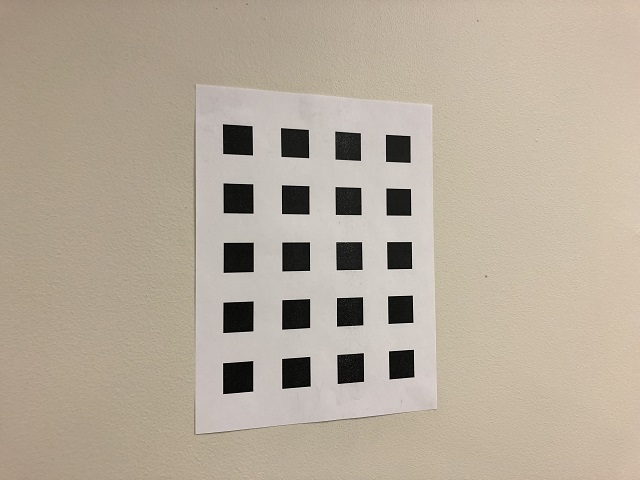
#> input picture Homework_8/Data/dataset2/IMG_2058.JPG, 640 x 480 px; its folder holds only this picture in this run
$ python hw8.py   (Python 2 division)
#> lines starting #> are read from the running program, lines starting #| are printed output that depends on the picture; after the words box and inside, x2 and y2 are one past the last pixel; in counts of white or black regions, pixels touching at a corner belong together
### Homework_8/helpers.py
import numpy as np
import cv2
from matplotlib import pyplot as plt
from scipy.spatial.distance import pdist
import sys, os, time
from helpers import *
import glob
from copy import deepcopy
from NonlinearLeastSquares import NonlinearLeastSquares as NLS

# [32 lines left out: function get_v_rep, not called in this run]

def get_world_coordinates(pattern_size, unit_size, homo = False, display = False):
	'''
	Description:
		Compute the world coordinates of the checkerboard pattern of given size.
		Returns the word coo. in raster scan order i.e. row by row starting from the first row.
	Input arguments:
		* pattern_size = (height, width). For instance (9, 7) ==> (NUM_HORZ_LINES-1, NUM_VERT_LINES-1)
			* width: width of the pattern in terms of no. of blocks along x - axis.
			* height: height of the pattern in terms of no. of blocks along y - axis.
		* unit_size: A floating point value indicating the size of the block.
	Return:
		* mat: A 2D np.ndarray. Each row is the world point (x, y) either in physical or homogeneous coordinates.
			* It looks like [[x1, y1, 1], [x2, y2, 1], ...]
	'''
	height, width = pattern_size
	height = height + 1
	width = width + 1

	mat = []
	for yidx in range(height):
		for xidx in range(width):
			if(homo):
				mat.append([xidx*unit_size, yidx*unit_size, 1])
			else:
				mat.append([xidx*unit_size, yidx*unit_size])

	## Display the world coordinates for debugging purposes.
	if(display):
		scale = 20
		offset_x = 50
		offset_y  = 50
		img_width = int(width*unit_size*scale) + offset_x
		img_height = int(height * unit_size*scale) + offset_y
		img = 255 * np.ones((img_height, img_width, 3), dtype = np.uint8)
		for row in mat:
			x, y = int(row[0]*scale+offset_x), int(row[1]*scale+offset_y)
			cv2.circle(img, (x, y), 5, color = (255, 0, 0))
			cv2.imshow('World points', img)
			cv2.waitKey(0)

	return np.array(mat)

def order_lines(lines, type = 'h'):
	'''
	lines: list of elements. Each element is of form [x1, y1, x2, y2]
	type: 'h' for horizontal lines and 'v' for vertical lines
	'''
	intercept_list = []
	for idx, line in enumerate(lines):
		x1, y1, x2, y2 = tuple(line.tolist())
		line = np.cross([x1, y1, 1], [x2, y2, 1])
		if(type == 'h'):
			intercept = -1 * line[2] / line[1]
		elif(type == 'v'):
			intercept = -1 * line[2] / line[0]
		else:
			raise Exception('type should be "h" or "v"')
		intercept_list.append(intercept)
	argsort = np.argsort(intercept_list)
	return lines[argsort, :]

def plot_lines(img, lines, color = (0,255,25)):
	'''
	img: 2D or 3D np.ndarray
	lines: list of elements. Each element is a list: it looks like [x1, y1, x2, y2]
	'''
	img = np.copy(img)
	for line in lines:
		x1, y1, x2, y2 = tuple(line)
		cv2.line(img,(x1,y1),(x2,y2),color,2)
	cv2.imshow('Lines', img)
	cv2.waitKey(5)
	return img

def filter_white_points(img, points, kernel_sz = 10, thresh = 150, debug = False):
	'''
	points: 2D/3D np.ndarray. Rows look like [x1, y1].
	'''
	img = np.copy(img)
	flags = np.zeros(points.shape[0]).astype(int) == 0
	for idx, point in enumerate(points):
		point = point.astype(int)
		x, y = point[0], point[1]
		if(img.ndim == 2):
			temp = img[y-kernel_sz:y+kernel_sz, x-kernel_sz:x+kernel_sz].flatten()
		else:
			temp = img[y-kernel_sz:y+kernel_sz, x-kernel_sz:x+kernel_sz, :].flatten()
		max_min_diff = np.max(temp) - np.min(temp)
		if(debug):
			cv2.circle(img, (x, y), 10, color = [255, 0, 0])
			print max_min_diff
		if(max_min_diff < thresh):
			flags[idx] = False
		if(debug):
			cv2.imshow('', img)
			cv2.waitKey(0)
	return flags

def intersect_lines(pair1, pair2):
	'''
	pair1: A list [x1, y1, x2, y2], where (x1, y1) and (x2, y2) are start and end points of the line
	pair2: A list [x1, y1, x2, y2], where (x1, y1) and (x2, y2) are start and end points of the line
	'''
	line1 = np.cross([pair1[0], pair1[1], 1], [pair1[2], pair1[3], 1])
	line2 = np.cross([pair2[0], pair2[1], 1], [pair2[2], pair2[3], 1])
	point = np.cross(line1, line2)
	point = point / point[-1]
	return point[:-1].tolist()

def filter(M, thresh):
	'''
	Description:
		* Filters the rows in M. Eliminate the rows in M are
		 very close according to euclidean norm between rows.
	M: 2D np.ndarray. Rows are features
	'''
	M = deepcopy(M)
	if(M.ndim == 1):
		M = M.reshape(-1, 1)
	flags = np.zeros(M.shape[0]).astype(int) == 0
	dist_mat = dist_mat_mat(M, M)
	max_val = 2 * np.max(M.flatten()) # Some big value
	for idx, row in enumerate(dist_mat):
		row[:idx+1] = max_val
		nz_ids = np.nonzero(row < thresh)[0]
		flags[nz_ids] = False
	return flags, M[flags, :]

# [19 lines left out: function rth_to_xy, not called in this run]

def find_checkerboard_points(img_path, pattern_size, unit_size, display = False, out_dir = ''):
	'''
	Description:
		Return checker board edges
	Input arguments:
		img_path: Absolute path to the image of a checker board pattern
		* pattern_size = (height, width). For instance (9, 7) ==> (NUM_HORZ_LINES-1, NUM_VERT_LINES-1)
			* width: width of the pattern in terms of no. of blocks along x - axis.
			* height: height of the pattern in terms of no. of blocks along y - axis.
	Return:
		Return lines of checker board pattern in the form of rho and theta
	'''
#> called with img_path = './Data/dataset2/IMG_2058.JPG', pattern_size = (9, 7), unit_size = 25, display = True, out_dir = '.\\Data\\results/dataset2'

	if(not os.path.isfile(img_path)):
		raise IOError('ERROR! ' + img_path + ' does NOT exists !!')

	num_horz_lines = pattern_size[0] + 1
	num_vert_lines = pattern_size[1] + 1

	color_img = cv2.imread(img_path)
#> color_img is the input picture: shape (480, 640, 3); mean B, G, R 154.4, 170, 181.8
	img = cv2.imread(img_path, 0) # Read image as grayscale
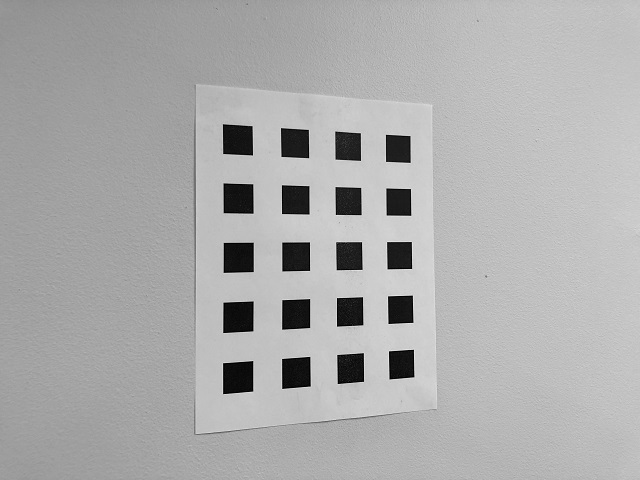
#> img: shape (480, 640); min 0, max 233, mean 171.8
	height, width = img.shape
#> height = 480; width = 640
	diag_length = np.max([width, height])
#> diag_length = 640

	## Apply Canny edge detector
	edges = cv2.Canny(img, 100, 200)
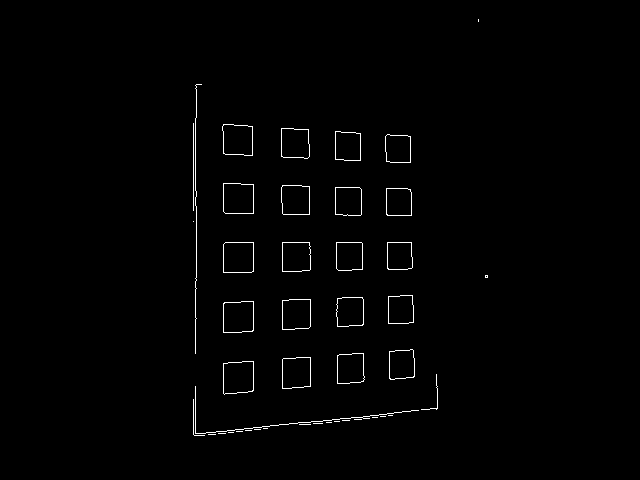
#> edges: shape (480, 640); 0.99% white in thin lines or dots, all inside (x1, y1, x2, y2) = (193, 19, 488, 436)

	## Apply Hough transform to detect the edges
	lines = cv2.HoughLines(edges, 1, np.pi/180, 50) # (_ x 1 x 2)
#> lines = 43 rows, first 8: [195, 0], [223, 0], [452, 1.47], [193, 0], [200, 0.0175], [253, 0], [457, 1.45], [242, 1.57]
	lines = np.reshape(lines, (lines.shape[0], lines.shape[2])) # (_ x 2)
#> lines = 43 pairs, first value -407 to 463, second value 0 to 3.12

	h_lines = []
	v_lines = []

	for line in lines:
		rho, theta = line[0], line[1]
		a = np.cos(theta)
		b = np.sin(theta)
		x0 = a*rho
		y0 = b*rho
		x1 = int(x0 + 1000*(-b))
		y1 = int(y0 + 1000*(a))
		x2 = int(x0 - 1000*(-b))
		y2 = int(y0 - 1000*(a))
		# if(display): cv2.line(color_img,(x1,y1),(x2,y2),(0,255,25),2)
		if np.abs(np.cos(theta)) > np.abs(np.sin(theta)):
			v_lines.append([x1, y1, x2, y2])
		else:
			h_lines.append([x1, y1, x2, y2])
#> this loop made 43 passes
#> (rho, theta, a, b, x0, y0, x1, y1) on passes 1 to 12: (195, 0, 1, 0, 195, 0, 195, 1000), (223, 0, 1, 0, 223, 0, 223, 1000), (452, 1.47, 0.105, 0.995, 47.25, 449.5, -947, 554), (193, 0, 1, 0, 193, 0, 193, 1000), (200, 0.0175, 1, 0.0175, 200, 3.49, 182, 1003), (253, 0, 1, 0, 253, 0, 253, 1000), (457, 1.45, 0.122, 0.993, 55.69, 453.6, -936, 575), (242, 1.57, -4.37e-08, 1, -1.06e-05, 242, -1000, 241), (-407, 3.12, -1, 0.0175, 406.9, -7.1, 389, -1006), (282, 0, 1, 0, 282, 0, 282, 1000), (-192, 3.12, -1, 0.0175, 192, -3.35, 174, -1003), (454, 1.47, 0.105, 0.995, 47.46, 451.5, -947, 556)
#> after the loop, h_lines = 21 items, first 6: [-947, 554, 1041, 344], [-936, 575, 1048, 331], [-1000, 241, 999, 242], [-947, 556, 1041, 346], [-957, 532, 1035, 358], [-995, 293, 1004, 258]; v_lines = 22 items, first 6: [195, 1000, 195, -1000], [223, 1000, 223, -1000], [193, 1000, 193, -1000], [182, 1003, 217, -996], [253, 1000, 253, -1000], [389, -1006, 424, 992]

	h_lines = order_lines(np.array(h_lines), type = 'h')
#> the loop in order_lines, `for idx, line in enumerate(lines):` made 21 passes
#> (x1, y1, x2, y2, intercept) on passes 1 to 12: (-947, 554, 1041, 344, 453), (-936, 575, 1048, 331, 459), (-1000, 241, 999, 242, 241), (-947, 556, 1041, 346, 455), (-957, 532, 1035, 358, 448), (-995, 293, 1004, 258, 275), (-1005, 139, 993, 209, 174), (-971, 445, 1023, 306, 377), (-957, 534, 1035, 360, 450), (-1003, 191, 996, 226, 208), (-937, 573, 1047, 329, 457), (-980, 394, 1016, 290, 342)
#> after the loop in order_lines, `for idx, line in enumerate(lines):`: intercept_list = [453, 459, 241, 455, 448, 275, 174, 377, 450, 208, 457, 342, 412, 140, 308, 107, 180, 467, 442, 444, 463]
#> in order_lines, `argsort = np.argsort(intercept_list)`: argsort = 21 values, max 20 at index 19, min 0 at index 15, mean 10
#> h_lines = 21 rows, first 6: [-1005, 37, 990, 177], [-1006, 88, 991, 193], [-1005, 139, 993, 209], [-1003, 163, 996, 198], [-1003, 191, 996, 226], [-1000, 241, 999, 242]
	v_lines = order_lines(np.array(v_lines), type = 'v')
#> the loop in order_lines (call 2), `for idx, line in enumerate(lines):` made 22 passes
#> (x1, y1, x2, y2, intercept) on passes 1 to 12: (195, 1000, 195, -1000, 195), (223, 1000, 223, -1000, 223), (193, 1000, 193, -1000, 193), (182, 1003, 217, -996, 199), (253, 1000, 253, -1000, 253), (389, -1006, 424, 992, 406), (282, 1000, 282, -1000, 282), (174, -1003, 209, 996, 191), (172, -1003, 207, 996, 189), (339, -1006, 374, 993, 356), (180, 1003, 215, -996, 197), (310, 1000, 310, -1000, 310)
#> v_lines = 22 rows, first 6: [152, -1005, 222, 992], [172, -1003, 207, 996], [174, -1003, 209, 996], [193, 1000, 193, -1000], [195, 1000, 195, -1000], [180, 1003, 215, -996]

	# print 'NO. of hlines: ', len(h_lines)
	# print 'NO. of vlines: ', len(v_lines)

	for rep_idx in range(20):
		if(rep_idx == 0):
			hidx = len(h_lines)/2
			vidx = len(v_lines)/2
		else:
			hidx = np.random.randint(0, len(h_lines))
			vidx = np.random.randint(0, len(v_lines))
		## Intersect first vertical line with all horizontal lines
		h_points = np.array([intersect_lines(line, v_lines[vidx, :]) for line in h_lines])
		## Intersect first horizontal line with all vertical lines
		v_points = np.array([intersect_lines(line, h_lines[hidx, :]) for line in v_lines])

		flags, _ = filter(h_points[:, 1], thresh = 10.0)
		h_points = h_points[flags, :]
		h_lines = h_lines[flags, :]
		flags = filter_white_points(color_img, h_points, debug = False)
		new_h_lines = h_lines[flags, :]
		new_h_lines = order_lines(np.array(new_h_lines), type = 'h')
		h_lines = new_h_lines

		flags, _ = filter(v_points[:, 0], thresh = 10.0)
		v_points = v_points[flags, :]
		v_lines = v_lines[flags, :]
		flags = filter_white_points(color_img, v_points, debug = False)
		new_v_lines = v_lines[flags, :]
		new_v_lines = order_lines(np.array(new_v_lines), type = 'v')
		v_lines = new_v_lines

		if(len(h_lines) == num_horz_lines and len(v_lines) == num_vert_lines):
			break
		else:
			print 'Cleaning: ',
			print len(h_lines), len(v_lines)
#> this loop made 1 pass
#> pass 1, in filter, `dist_mat = dist_mat_mat(M, M)`:
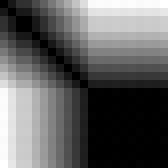
#> dist_mat: shape (21, 21) float64 (shown 8 times larger); min 0, max 300, mean 112.9; drawn with min black and max white
#> pass 1, in filter (call 2), `dist_mat = dist_mat_mat(M, M)`:
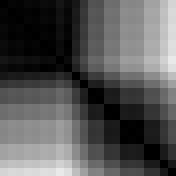
#> dist_mat: shape (22, 22) float64 (shown 8 times larger); min 0, max 233, mean 84.4

	if(display):
		img = plot_lines(color_img, new_h_lines, color = (0, 255, 25))
#> the loop in plot_lines, `for line in lines:` made 10 passes
#> line on passes 1 to 10: [-1005, 37, 990, 177], [-1006, 88, 991, 193], [-1005, 139, 993, 209], [-1003, 191, 996, 226], [-1000, 241, 999, 242], [-995, 293, 1004, 258], [-988, 343, 1010, 273], [-980, 394, 1016, 290], [-971, 445, 1023, 306], [-960, 496, 1032, 322]
#> after the loop in plot_lines, `for line in lines:`:
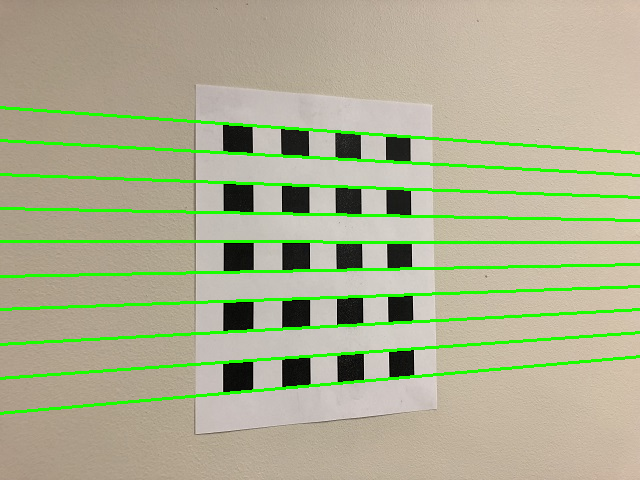
#> img: shape (480, 640, 3); 6.25% of pixels changed, all inside (x1, y1, x2, y2) = (0, 106, 640, 415)
		img = plot_lines(img, new_v_lines, color = (255, 0, 0))
#> call 2 of plot_lines, with lines = array of shape (8, 4), color = (255, 0, 0)
#> the loop in plot_lines (call 2), `for line in lines:` made 8 passes
#> line on passes 1 to 8: [223, 1000, 223, -1000], [253, 1000, 253, -1000], [260, -1004, 295, 994], [287, -1005, 322, 994], [313, -1005, 348, 994], [339, -1006, 374, 993], [365, -1006, 400, 993], [389, -1006, 424, 992]
#> after the loop in plot_lines (call 2), `for line in lines:`:
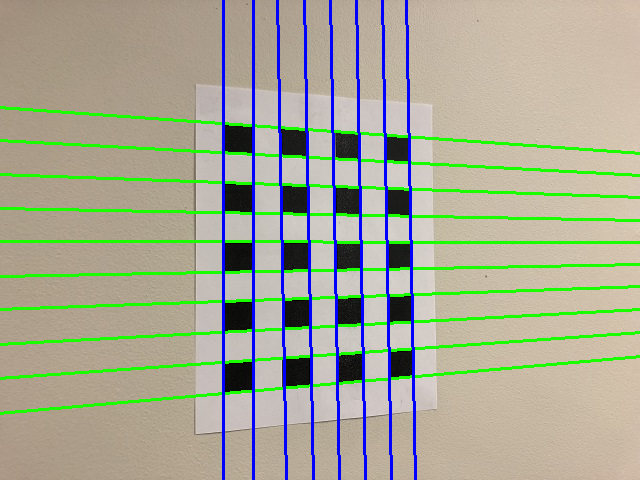
#> img: shape (480, 640, 3); 3.75% of pixels changed, all inside (x1, y1, x2, y2) = (222, 0, 417, 480)
		fname = os.path.basename(img_path)
		fname = os.path.splitext(fname)[0] + '_' + os.path.splitext(fname)[1]
		print 'Writing to: ', os.path.join(out_dir, fname)
		cv2.imwrite(os.path.join(out_dir, fname), img)

	## Obtain final list of points in raster scan order.
	final_points = []
	for hidx, hline in enumerate(h_lines):
		for vidx, vline in enumerate(v_lines):
			final_points.append(intersect_lines(hline, vline))
#> this loop made 10 passes
	final_points = np.array(final_points)

	world_points = get_world_coordinates(pattern_size, unit_size)

	assert final_points.shape[0] == world_points.shape[0], \
			'Error! No. of image and world points should be same '

	return final_points, world_points

# [36 lines left out: function get_pts, not called in this run]

def find_homography_2d(pts1, pts2):
	# H: 2 --> 1

	# Assertion
	assert pts1.shape[1] == 2, 'pts1 should have two columns'
	assert pts2.shape[1] == 2, 'pts2 should have two columns'
	assert pts1.shape[0] == pts2.shape[0], 'pts1 and pts2 should have same number of rows'

	# Forming the matrix A (8 x 9)
	A = []
	for (x1, y1), (x2, y2) in zip(pts1, pts2):
		A.append([x2, y2, 1, 0, 0, 0, -1*x1*x2, -1*x1*y2, -1*x1])
		A.append([0, 0, 0, x2, y2, 1, -1*y1*x2, -1*y1*y2, -1*y1])
#> this loop made 80 passes
#> (x1, y1, x2, y2) on passes 1 to 12: (223, 123, 0, 0), (253, 125, 25, 0), (279, 127, 50, 0), (306, 129, 75, 0), (332, 130, 100, 0), (358, 132, 125, 0), (384, 134, 150, 0), (409, 136, 175, 0), (223, 152, 0, 25), (253, 154, 25, 25), (280, 155, 50, 25), (307, 157, 75, 25)
	A = np.array(A)

	[U, S, V] = np.linalg.svd(A, full_matrices = True)
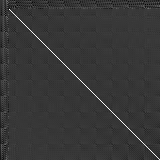
#> U: shape (160, 160) float64; min -0.274, max 0.984, mean -6.02e-05; drawn with min black and max white
	h = V.T[:,-1]
	h = h / h[-1]

	# # Finding the homography. H[3,3] is assumed 1.
	# h = np.dot(np.linalg.pinv(A[:,:-1]), -1*A[:,-1])
	# h = np.append(h, 1)

	H = np.reshape(h, (3, 3))
	return H, hinv(H)

hvars = ['h11', 'h12', 'h13', 'h21', 'h22', 'h23', 'h31', 'h32']
Nx = '(h11*{0}+h12*{1}+h13)'
Ny = '(h21*{0}+h22*{1}+h23)'
D = '(h31*{0}+h32*{1}+1)'

def senc(value): return '('+str(value)+')'

# [34 lines left out: functions fvec_row, jac_row, not called in this run]

def LM_Minimizer(point_corresps, H_init, max_iter = 200, \
				 delta_for_jacobian = 0.000001, \
				 delta_for_step_size = 0.0001, debug = False):
	'''
		H: 2 --> 1
	'''
#> (the run stopped early here; a loop or call above may not have finished)

$ run again, on Homework_8/Data/dataset2/IMG_2067.JPG
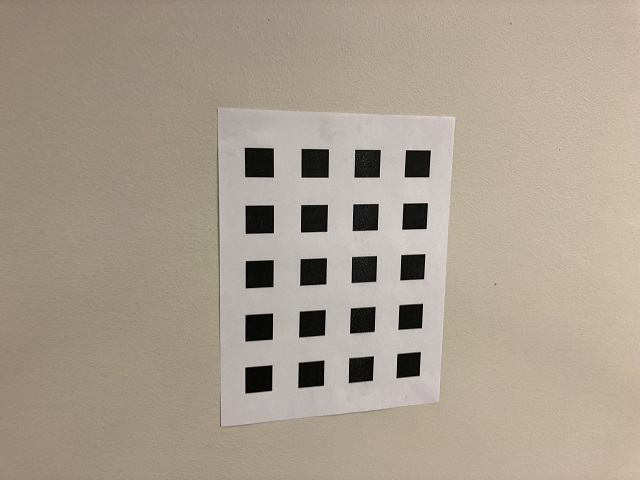
#> input picture Homework_8/Data/dataset2/IMG_2067.JPG, 640 x 480 px
#> in find_checkerboard_points, color_img is the input picture: shape (480, 640, 3); mean B, G, R 142.3, 157, 168.9
#> in find_checkerboard_points, `edges = cv2.Canny(img, 100, 200)`:
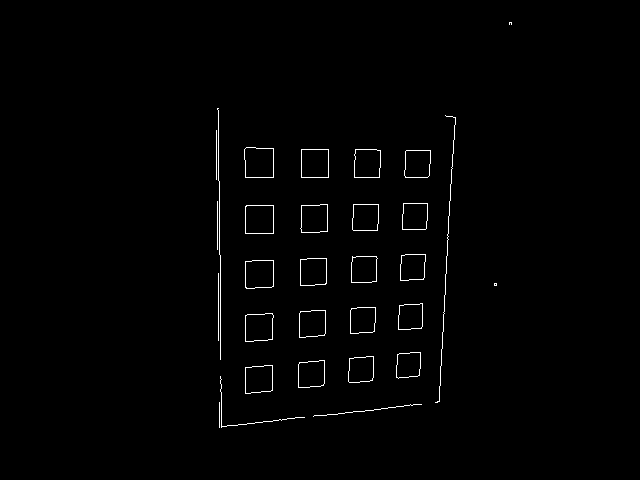
#> edges: shape (480, 640); 0.99% white in thin lines or dots, all inside (x1, y1, x2, y2) = (216, 22, 512, 428)
#> in find_checkerboard_points, `lines = cv2.HoughLines(edges, 1, np.pi/180, 50)`: lines = 44 rows, first 8: [459, 0.0524], [-215, 3.12], [218, 0], [-213, 3.12], [245, 0], [220, 0], [446, 1.47], [177, 1.57]
#> in find_checkerboard_points, `lines = np.reshape(lines, (lines.shape[0], lines.shape[2]))`: lines = 44 pairs, first value -215 to 462, second value 0 to 3.12
#> the loop in find_checkerboard_points, `for line in lines:` made 44 passes
#> (rho, theta, a, b, x0, y0, x1, y1) on passes 1 to 8: (459, 0.0524, 0.999, 0.0523, 458.4, 24.02, 406, 1022), (-215, 3.12, -1, 0.0175, 215, -3.75, 197, -1003), (218, 0, 1, 0, 218, 0, 218, 1000), (-213, 3.12, -1, 0.0175, 213, -3.72, 195, -1003), (245, 0, 1, 0, 245, 0, 245, 1000), (220, 0, 1, 0, 220, 0, 220, 1000), (446, 1.47, 0.105, 0.995, 46.62, 443.6, -947, 548), (177, 1.57, -4.37e-08, 1, -7.74e-06, 177, -1000, 176)
#> after the loop in find_checkerboard_points, `for line in lines:`: h_lines = 17 items, first 6: [-947, 548, 1041, 339], [-1000, 176, 999, 177], [-962, 472, 1029, 298], [-996, 227, 1003, 192], [-1002, 125, 997, 160], [-990, 303, 1008, 233]; v_lines = 27 items, first 6: [406, 1022, 510, -974], [197, -1003, 232, 996], [218, 1000, 218, -1000], [195, -1003, 230, 996], [245, 1000, 245, -1000], [220, 1000, 220, -1000]
#> the loop in order_lines, `for idx, line in enumerate(lines):` made 17 passes
#> (x1, y1, x2, y2, intercept) on passes 1 to 8: (-947, 548, 1041, 339, 448), (-1000, 176, 999, 177, 176), (-962, 472, 1029, 298, 387), (-996, 227, 1003, 192, 209), (-1002, 125, 997, 160, 142), (-990, 303, 1008, 233, 268), (-937, 569, 1047, 325, 453), (-950, 519, 1038, 310, 419)
#> after the loop in order_lines, `for idx, line in enumerate(lines):`: intercept_list = [448, 176, 387, 209, 142, 268, 453, 419, 357, 332, 299, 241, 148, 204, 442, 235, 325]
#> argsort = 17 values, max 16 at index 9, min 0 at index 15, mean 8
#> in find_checkerboard_points, `h_lines = order_lines(np.array(h_lines), type = 'h')`: h_lines = 17 rows, first 6: [-1002, 125, 997, 160], [-1000, 148, 999, 149], [-1000, 176, 999, 177], [-1000, 204, 999, 205], [-996, 227, 1003, 192], [-995, 253, 1003, 218]
#> the loop in order_lines (call 2), `for idx, line in enumerate(lines):` made 27 passes
#> (x1, y1, x2, y2, intercept) on passes 1 to 8: (406, 1022, 510, -974, 459), (197, -1003, 232, 996, 214), (218, 1000, 218, -1000, 218), (195, -1003, 230, 996, 212), (245, 1000, 245, -1000, 245), (220, 1000, 220, -1000, 220), (313, 1005, 348, -994, 330), (205, 1003, 240, -995, 222)
#> the loop in plot_lines, `for line in lines:` made 10 passes
#> line on passes 1 to 8: [-1002, 125, 997, 160], [-1000, 176, 999, 177], [-1000, 204, 999, 205], [-995, 253, 1003, 218], [-990, 303, 1008, 233], [-982, 351, 1014, 247], [-981, 377, 1015, 273], [-972, 425, 1022, 286]
#> the loop in plot_lines (call 2), `for line in lines:` made 8 passes
#> line on passes 1 to 8: [245, 1000, 245, -1000], [273, 1000, 273, -1000], [301, 1000, 301, -1000], [313, 1005, 348, -994], [338, 1006, 373, -993], [349, 1012, 419, -985], [373, 1013, 443, -985], [385, 1021, 489, -975]
#> the loop in find_checkerboard_points, `for hidx, hline in enumerate(h_lines):` made 10 passes
#> the loop in find_homography_2d, `for (x1, y1), (x2, y2) in zip(pts1, pts2):` made 80 passes
#> (x1, y1, x2, y2) on passes 1 to 8: (245, 146, 0, 0), (273, 147, 25, 0), (301, 147, 50, 0), (327, 148, 75, 0), (353, 148, 100, 0), (379, 149, 125, 0), (403, 149, 150, 0), (430, 150, 175, 0)
#> in find_homography_2d, `[U, S, V] = np.linalg.svd(A, full_matrices = True)`:
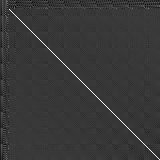
#> U: shape (160, 160) float64; min -0.281, max 0.984, mean -0.000177; drawn with min black and max white
